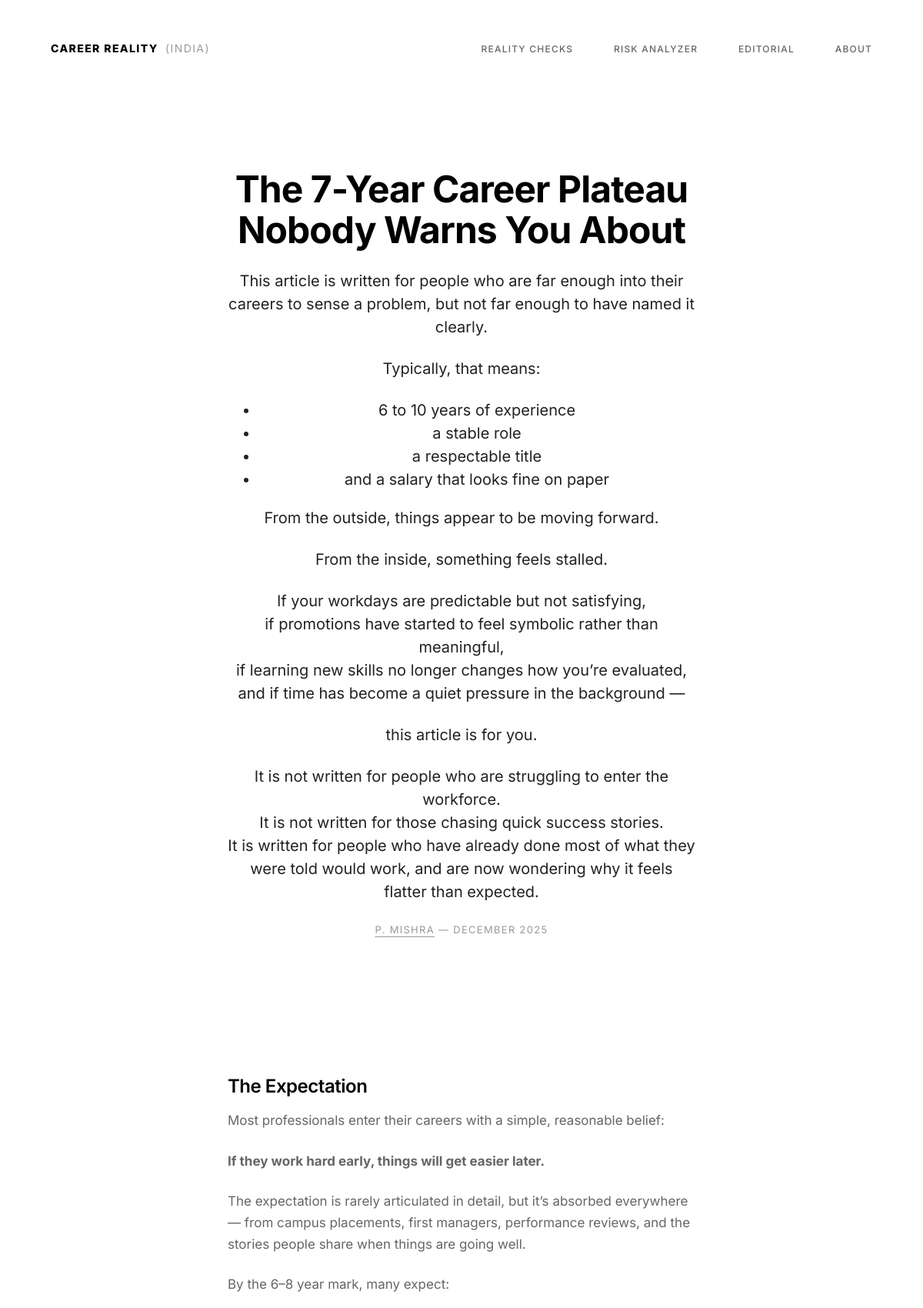
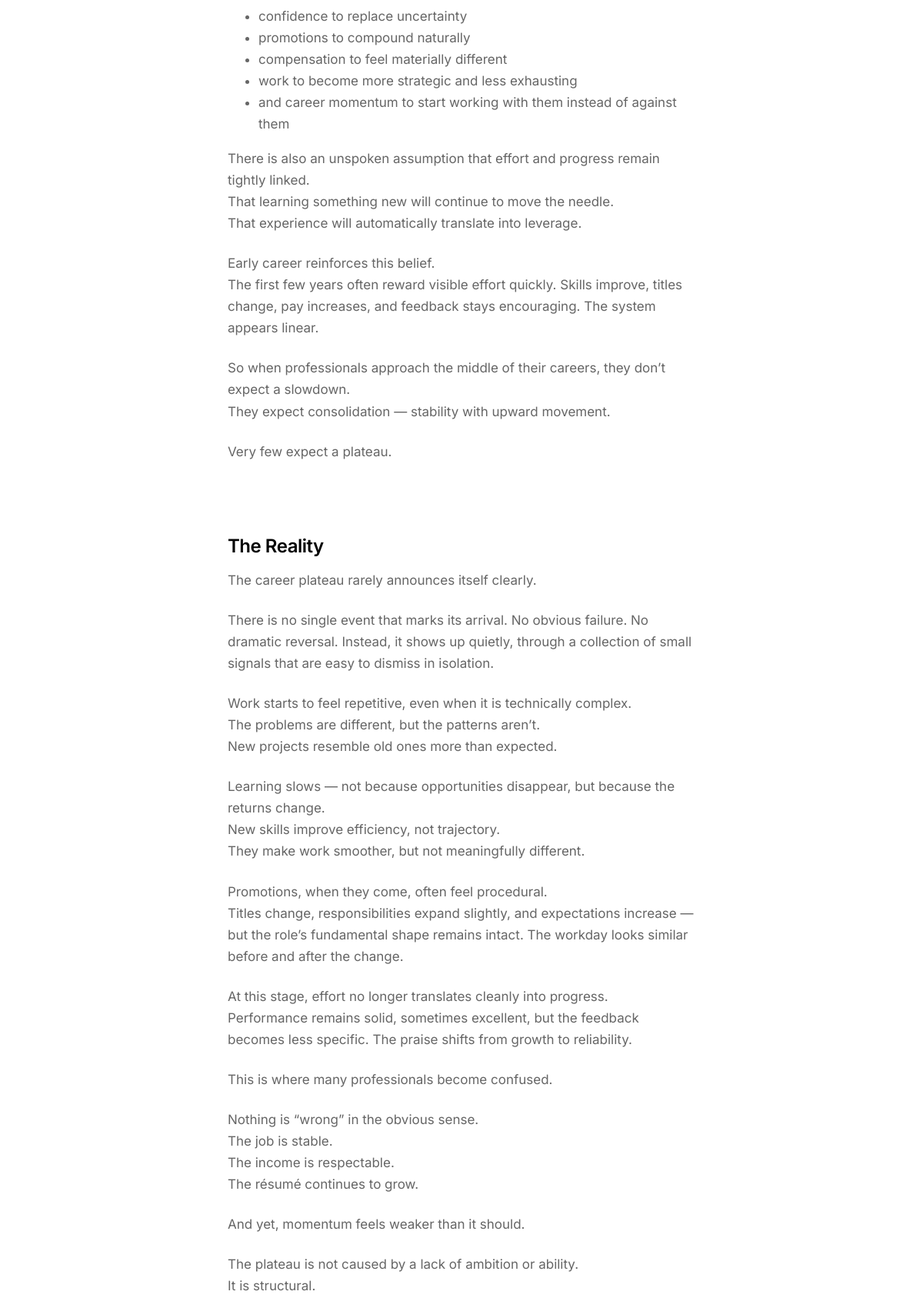
The page /article/the-7-year-career-plateau-nobody-warns-you-about/ (upper part) on the database its author committed (2 pictures, top to bottom).
### content/models.py (models this page shows, shortened)
class Article(models.Model):
    STATUS_CHOICES = [
        ('draft', 'Draft'),
        ('published', 'Published'),
    ]
    title = models.CharField(max_length=200)
    slug = models.SlugField(unique=True, max_length=200)
    author = models.ForeignKey(Author, on_delete=models.PROTECT)
    category = models.ForeignKey(Category, on_delete=models.PROTECT)
    status = models.CharField(max_length=20, choices=STATUS_CHOICES, default='draft')
    target_persona = models.TextField(help_text="Who is this specific article for?")
    who_should_avoid = models.TextField(help_text="Trust Signal: Who should NOT pursue this?")
    common_expectation = models.TextField(help_text="The Myth / What people think")
    actual_reality = models.TextField(help_text="The Truth / What it's actually like")
    salary_reality = models.TextField(help_text="Real data tables/ranges. No hype.")
    stuck_point = models.TextField(help_text="Where most people fail or plateau")
    verdict = models.TextField(help_text="Final honest conclusion")
    meta_title = models.CharField(max_length=60, help_text="SEO Title (max 60 chars)")
    meta_description = models.CharField(max_length=160, help_text="SEO Description (max 160 chars)")
    published_at = models.DateTimeField(blank=True, null=True)
    updated_at = models.DateTimeField(auto_now=True)
    last_reality_check = models.DateField(blank=True, null=True, help_text="Date of last factual review")

class Author(models.Model):
    name = models.CharField(max_length=100, help_text="Real human name (Proof of life)")
    display_name = models.CharField(max_length=100, help_text="Public brand-safe name")
    bio = models.TextField()
    profile_image = models.ImageField(upload_to='authors/', blank=True, null=True)
    linkedin_url = models.URLField(help_text="Critical Trust Signal")
    experience_summary = models.CharField(max_length=255, blank=True, help_text="e.g. '10+ years in Fintech Product Management'")
    is_active = models.BooleanField(default=True)

### content/views.py (the view)
# urls.py: path('article/<slug:slug>/', views.article_detail, name='article_detail'),
def article_detail(request, slug):
    article = get_object_or_404(Article, slug=slug, status='published')
    return render(request, 'content/article_detail.html', {'article': article})

### templates/content/article_detail.html (shortened to what this page needs)
{% extends "base.html" %}
{% block content %}
<article class="article-body">
    <header class="container-reading article-header">
        <h1>{{ article.title }}</h1>
        <div style="font-size: 20px; color: var(--c-grey-dark); line-height: 1.5; margin-bottom: 24px;">
            {{ article.target_persona|safe }}
        </div>
        <div style="font-size: 13px; color: var(--c-grey-light); text-transform: uppercase; letter-spacing: 0.1em;">
            {% if article.author.linkedin_url %}
            <a href="{{ article.author.linkedin_url }}" target="_blank" rel="noopener noreferrer" style="color: inherit; text-decoration: underline; text-decoration-thickness: 1px; text-underline-offset: 4px;">{{ article.author.display_name }}</a>
            {% else %}
            {{ article.author.display_name }}
            {% endif %}
             — {{ article.updated_at|date:"F Y" }}
        </div>
    </header>
    <div class="container-reading">
        <section>
            <h2>The Expectation</h2>
            {{ article.common_expectation|safe }}
        </section>
        <section>
            <h2>The Reality</h2>
            {{ article.actual_reality|safe }}
        </section>
    </div>
</article>
{% endblock %}

### static/css/style.css (style rules this page uses)
:root { --c-white: #ffffff; --c-black: #000000; --c-grey-dark: #222222; --c-grey-mid: #666666; --c-grey-light: #999999; --c-divider: #e6e6e6; --c-bg-footer: #f9f9f9; --w-wide: 1100px; --w-medium: 840px; --w-narrow: 640px; --space-sm: 16px; --space-md: 48px; --space-lg: 96px; --space-xl: 180px; }
* { box-sizing: border-box; }
body { background-color: var(--c-white); color: var(--c-grey-mid); color: var(--c-grey-mid); font-family: 'Inter', -apple-system, BlinkMacSystemFont, "Segoe UI", Roboto, Helvetica, Arial, sans-serif; font-size: 17px; line-height: 1.65; margin: 0; padding: 0; -webkit-font-smoothing: antialiased; }
.container-reading { max-width: var(--w-narrow); margin: 0 auto; padding: 0 var(--space-sm); }
h1, h2, h3 { color: var(--c-black); line-height: 1.1; letter-spacing: -0.02em; }
h1 { font-size: 64px; font-weight: 700; margin-top: 0; margin-bottom: var(--space-sm); color: var(--c-black); }
h2 { font-size: 24px; font-weight: 600; margin-top: var(--space-lg); margin-bottom: var(--space-sm); }
p { margin-bottom: 24px; max-width: 100%; }
a { color: var(--c-black); text-decoration: underline; text-decoration-color: var(--c-divider); text-underline-offset: 4px; transition: opacity 0.2s; }
header { padding: var(--space-md) 0; margin-bottom: var(--space-lg); }
.article-header { text-align: center; margin-bottom: var(--space-xl); }
.article-header h1 { font-size: 48px; margin-bottom: 24px; }

### rows shown on the page
Article: title "The 7-Year Career Plateau Nobody Warns You About", target_persona "This article is written for people who are far enough into their careers to sense a problem, but not far enough to have named it clearly. Typically, that means: 6 to 10 years of experience a stable role a respectable title and a salary that looks fine on paper From the outside, things appear to be moving forward. From the inside, something feels stalled. If your workdays are predictable but not satisfying, if promotions have started to feel symbolic rather than meaningful, if learning new skills no longer changes how you’re evaluated, and if time has become a quiet pressure in the background — this article is for you. It is not written for people who are struggling to enter the workforce.…", author.display_name "P. MISHRA", updated_at "DECEMBER 2025", common_expectation "Most professionals enter their careers with a simple, reasonable belief: If they work hard early, things will get easier later. The expectation is rarely articulated in detail, but it’s absorbed everywhere — from campus placements, first managers, performance reviews, and the stories people share when things are going well. By the 6–8 year mark, many expect: confidence to replace uncertainty promotions to compound naturally compensation to feel materially different work to become more strategic and less exhausting and career momentum to start working with them instead of against them There is also an unspoken assumption that effort and progress remain tightly linked. That learning something…", actual_reality "The career plateau rarely announces itself clearly. There is no single event that marks its arrival. No obvious failure. No dramatic reversal. Instead, it shows up quietly, through a collection of small signals that are easy to dismiss in isolation. Work starts to feel repetitive, even when it is technically complex. The problems are different, but the patterns aren’t. New projects resemble old ones more than expected. Learning slows — not because opportunities disappear, but because the returns change. New skills improve efficiency, not trajectory. They make work smoother, but not meaningfully different. Promotions, when they come, often feel procedural. Titles change, responsibilities…"
